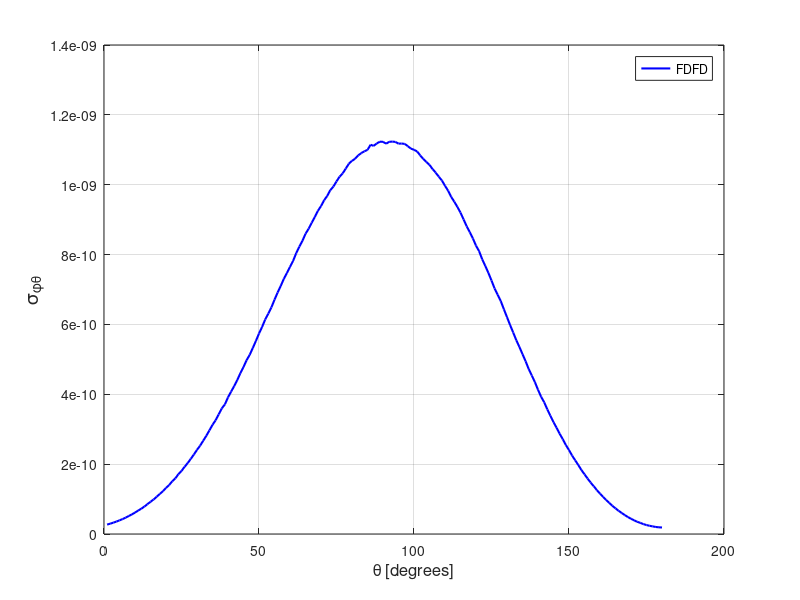

MATLAB code for this plot:
spt = [ 
    1  0.26997814E-10
    2  0.29520462E-10
    3  0.32441008E-10
    4  0.35562414E-10
    5  0.39086113E-10
    6  0.42767092E-10
    7  0.46895324E-10
    8  0.51599242E-10
    9  0.56122346E-10
   10  0.61347601E-10
   11  0.66949543E-10
   12  0.72303052E-10
   13  0.78349341E-10
   14  0.85382520E-10
   15  0.92130907E-10
   16  0.98817669E-10
   17  0.10682780E-09
   18  0.11443927E-09
   19  0.12257506E-09
   20  0.13186520E-09
   21  0.14016587E-09
   22  0.15054083E-09
   23  0.15922119E-09
   24  0.17123154E-09
   25  0.18055886E-09
   26  0.19237507E-09
   27  0.20314422E-09
   28  0.21528472E-09
   29  0.22758133E-09
   30  0.24098984E-09
   31  0.25286212E-09
   32  0.26701208E-09
   33  0.28107822E-09
   34  0.29668984E-09
   35  0.31241404E-09
   36  0.32566380E-09
   37  0.34250028E-09
   38  0.35958123E-09
   39  0.37110298E-09
   40  0.39120820E-09
   41  0.40759682E-09
   42  0.42351256E-09
   43  0.44101023E-09
   44  0.46066242E-09
   45  0.47808696E-09
   46  0.49765075E-09
   47  0.51295118E-09
   48  0.53256366E-09
   49  0.55272731E-09
   50  0.57400190E-09
   51  0.59280014E-09
   52  0.61420846E-09
   53  0.63097144E-09
   54  0.64881300E-09
   55  0.67068889E-09
   56  0.69120831E-09
   57  0.71001383E-09
   58  0.73026191E-09
   59  0.74711992E-09
   60  0.76484719E-09
   61  0.78197709E-09
   62  0.80401236E-09
   63  0.82248952E-09
   64  0.83916896E-09
   65  0.85941987E-09
   66  0.87380475E-09
   67  0.89095725E-09
   68  0.90756935E-09
   69  0.92528091E-09
   70  0.93867336E-09
   71  0.95546959E-09
   72  0.96774122E-09
   73  0.98463704E-09
   74  0.99469555E-09
   75  0.10094814E-08
   76  0.10230939E-08
   77  0.10325818E-08
   78  0.10463311E-08
   79  0.10602632E-08
   80  0.10683668E-08
   81  0.10743659E-08
   82  0.10838257E-08
   83  0.10906721E-08
   84  0.10957153E-08
   85  0.10997059E-08
   86  0.11144319E-08
   87  0.11111134E-08
   88  0.11183262E-08
   89  0.11231622E-08
   90  0.11228446E-08
   91  0.11175126E-08
   92  0.11227395E-08
   93  0.11234622E-08
   94  0.11225549E-08
   95  0.11175227E-08
   96  0.11179413E-08
   97  0.11167853E-08
   98  0.11104432E-08
   99  0.11032854E-08
  100  0.11000141E-08
  101  0.10952830E-08
  102  0.10839735E-08
  103  0.10736974E-08
  104  0.10649293E-08
  105  0.10567821E-08
  106  0.10446923E-08
  107  0.10344673E-08
  108  0.10229799E-08
  109  0.10121507E-08
  110  0.99698771E-09
  111  0.98289810E-09
  112  0.96510289E-09
  113  0.95126029E-09
  114  0.93638564E-09
  115  0.91996788E-09
  116  0.90057167E-09
  117  0.88082230E-09
  118  0.86403301E-09
  119  0.84613072E-09
  120  0.82558588E-09
  121  0.80968676E-09
  122  0.78653306E-09
  123  0.76742440E-09
  124  0.74743278E-09
  125  0.72573669E-09
  126  0.70292194E-09
  127  0.68480399E-09
  128  0.66661165E-09
  129  0.64337713E-09
  130  0.62082217E-09
  131  0.59822791E-09
  132  0.57672239E-09
  133  0.55478344E-09
  134  0.53548732E-09
  135  0.51499793E-09
  136  0.49463156E-09
  137  0.47236798E-09
  138  0.45374376E-09
  139  0.43483819E-09
  140  0.41302164E-09
  141  0.39299614E-09
  142  0.37703812E-09
  143  0.35687614E-09
  144  0.33837272E-09
  145  0.32030562E-09
  146  0.30394398E-09
  147  0.28685632E-09
  148  0.27130673E-09
  149  0.25444180E-09
  150  0.24026089E-09
  151  0.22453603E-09
  152  0.21086836E-09
  153  0.19747422E-09
  154  0.18319993E-09
  155  0.17104360E-09
  156  0.15868248E-09
  157  0.14709081E-09
  158  0.13656024E-09
  159  0.12554538E-09
  160  0.11562611E-09
  161  0.10605687E-09
  162  0.97085714E-10
  163  0.88775862E-10
  164  0.80779342E-10
  165  0.73372093E-10
  166  0.66444066E-10
  167  0.60128735E-10
  168  0.54106254E-10
  169  0.48526468E-10
  170  0.43690277E-10
  171  0.39118504E-10
  172  0.34982722E-10
  173  0.31883381E-10
  174  0.28381091E-10
  175  0.25601597E-10
  176  0.23504820E-10
  177  0.21758354E-10
  178  0.20090435E-10
  179  0.19141426E-10
  180  0.18630762E-10
  181  0.18562337E-10
  182  0.18678675E-10
  183  0.19387861E-10
  184  0.20419270E-10
  185  0.21740752E-10
  186  0.23817474E-10
  187  0.25720526E-10
  188  0.28664080E-10
  189  0.31592961E-10
  190  0.35146285E-10
  191  0.38749271E-10
  192  0.43082097E-10
  193  0.47603269E-10
  194  0.52758981E-10
  195  0.58159411E-10
  196  0.64084384E-10
  197  0.70674820E-10
  198  0.77183447E-10
  199  0.84306090E-10
  200  0.91592969E-10
  201  0.99863111E-10
  202  0.10849627E-09
  203  0.11761232E-09
  204  0.12656112E-09
  205  0.13625533E-09
  206  0.14606967E-09
  207  0.15710472E-09
  208  0.16828572E-09
  209  0.17893184E-09
  210  0.19112835E-09
  211  0.20327737E-09
  212  0.21642811E-09
  213  0.22876888E-09
  214  0.24215704E-09
  215  0.25619434E-09
  216  0.27053335E-09
  217  0.28349020E-09
  218  0.29945896E-09
  219  0.31443007E-09
  220  0.32949818E-09
  221  0.34613915E-09
  222  0.36172348E-09
  223  0.37786960E-09
  224  0.39587011E-09
  225  0.41040013E-09
  226  0.42679077E-09
  227  0.44574650E-09
  228  0.46065110E-09
  229  0.47886523E-09
  230  0.49534055E-09
  231  0.51336879E-09
  232  0.52775329E-09
  233  0.54551247E-09
  234  0.56577520E-09
  235  0.58022681E-09
  236  0.59674138E-09
  237  0.61384270E-09
  238  0.62715888E-09
  239  0.64537048E-09
  240  0.65967448E-09
  241  0.67675887E-09
  242  0.69293388E-09
  243  0.70586986E-09
  244  0.72227824E-09
  245  0.73448930E-09
  246  0.74479906E-09
  247  0.76197715E-09
  248  0.77207990E-09
  249  0.78671558E-09
  250  0.79380030E-09
  251  0.80809043E-09
  252  0.82025925E-09
  253  0.83140389E-09
  254  0.83821050E-09
  255  0.84304619E-09
  256  0.85555202E-09
  257  0.86006791E-09
  258  0.86866081E-09
  259  0.86732632E-09
  260  0.87732832E-09
  261  0.88080970E-09
  262  0.88341851E-09
  263  0.88750957E-09
  264  0.89022661E-09
  265  0.88539714E-09
  266  0.89234192E-09
  267  0.88971969E-09
  268  0.88933266E-09
  269  0.88661872E-09
  270  0.88724245E-09
  271  0.88570939E-09
  272  0.88391822E-09
  273  0.87774565E-09
  274  0.87030316E-09
  275  0.86463992E-09
  276  0.85816393E-09
  277  0.84982565E-09
  278  0.84121388E-09
  279  0.83432300E-09
  280  0.82766988E-09
  281  0.81147206E-09
  282  0.80585955E-09
  283  0.79314733E-09
  284  0.78506535E-09
  285  0.76745343E-09
  286  0.75776968E-09
  287  0.74589046E-09
  288  0.73177508E-09
  289  0.71854933E-09
  290  0.70177386E-09
  291  0.69134776E-09
  292  0.67685924E-09
  293  0.66134209E-09
  294  0.64111028E-09
  295  0.62786754E-09
  296  0.61411681E-09
  297  0.59871408E-09
  298  0.57866278E-09
  299  0.56214938E-09
  300  0.54449484E-09
  301  0.53118271E-09
  302  0.51382121E-09
  303  0.49547777E-09
  304  0.47723930E-09
  305  0.46229073E-09
  306  0.44270468E-09
  307  0.42439213E-09
  308  0.41358036E-09
  309  0.39443460E-09
  310  0.37795908E-09
  311  0.36108852E-09
  312  0.34474434E-09
  313  0.33043165E-09
  314  0.31426181E-09
  315  0.29928166E-09
  316  0.28281769E-09
  317  0.26846872E-09
  318  0.25414554E-09
  319  0.23987828E-09
  320  0.22726114E-09
  321  0.21258710E-09
  322  0.20030183E-09
  323  0.18837973E-09
  324  0.17688731E-09
  325  0.16507805E-09
  326  0.15298252E-09
  327  0.14399269E-09
  328  0.13505970E-09
  329  0.12428521E-09
  330  0.11455512E-09
  331  0.10555908E-09
  332  0.97560696E-10
  333  0.89674289E-10
  334  0.81424874E-10
  335  0.74956999E-10
  336  0.68804164E-10
  337  0.61860787E-10
  338  0.56499517E-10
  339  0.51533191E-10
  340  0.46525079E-10
  341  0.42050526E-10
  342  0.38202837E-10
  343  0.34066059E-10
  344  0.30879230E-10
  345  0.27987614E-10
  346  0.25550888E-10
  347  0.23273061E-10
  348  0.21370230E-10
  349  0.19816034E-10
  350  0.18668520E-10
  351  0.17842632E-10
  352  0.17344711E-10
  353  0.17067908E-10
  354  0.17385053E-10
  355  0.17833251E-10
  356  0.18661961E-10
  357  0.19609852E-10
  358  0.20879541E-10
  359  0.22618719E-10
  360  0.24710999E-10
 ]; 
plot(spt(1:180,1),spt(1:180,2),'b-','linewidth',1.5 ); 
grid on 
legend('FDFD');
xlabel('\theta [degrees]','FontSize',12);
ylabel('\sigma_{\phi\theta}','FontSize',14);
